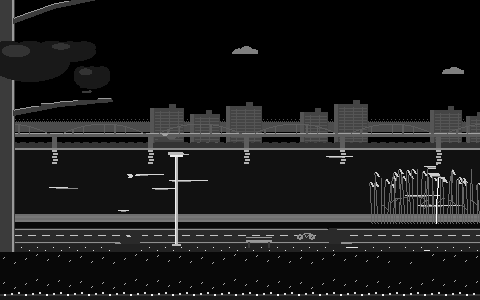
#> input picture game/assets/habitats/urban_river_park/landscape/index.png, 480 x 300 px, found by its file name
$ python make_ground.py
#> lines starting #> are read from the running program, lines starting #| are printed output that depends on the picture
#!/usr/bin/env python3
"""발밑 바닥 그림 만들기 (임시): 벌마다 장면 바로 아래로 이어지는 땅을 색 번호로 그린다.

가방 메뉴를 열면 공원이 위로 빠지면서 발밑 바닥이 따라 올라온다(결정 기록 2026-10-22, 가방 메뉴 작업 기준).
디자인 시안에는 폰 화면 하나 분량의 바닥만 있어서, 디자인 세션이 벌마다 바닥을 그려 주기 전까지 이 도구로 만든다.
도시 하천 공원은 풀밭에 풀 자국, 조약돌, 낙엽, 꽃잎을 흩뿌린다(시안의 바닥과 같은 재료, 장면 색표의 색 번호).

출력: game/assets/habitats/<서식지>/<벌>/ground_index.png (장면과 같은 크기, 칸마다 색 번호)
이어서 tools/bake_palettes.py가 색표마다 ground_<색표>.png와 흐린 ground_blur_<색표>.png를 굽는다.

사용법: python3 tools/make_ground.py
"""
import zlib
from pathlib import Path

import numpy as np
from PIL import Image

ROOT = Path(__file__).resolve().parent.parent
HABITAT = ROOT / "game" / "assets" / "habitats" / "urban_river_park"
SETS = ("portrait", "square", "landscape")

GRASS = 1          # 풀밭
MARK = 20          # 풀 자국 (조금 진한 풀색)
TUFT = 6           # 밝은 풀포기
PEBBLE = 27        # 조약돌
PEBBLE_SHADE = 13  # 조약돌 아랫면
LEAVES = (18, 12)  # 낙엽 (갈색, 올리브 갈색)
PETAL = 26         # 꽃잎 (분홍)


def ground(w: int, h: int, seed: int) -> np.ndarray:
    rng = np.random.default_rng(seed)
    g = np.full((h, w), GRASS, np.uint8)

    def put(y, x, v):
        if 0 <= y < h and 0 <= x < w:
            g[y, x] = v

    area = w * h

    def row() -> int:
        # 장면과 맞닿는 위쪽은 장면 풀밭처럼 성기게, 60줄쯤 내려가면 바닥 밀도가 된다
        while True:
            y = int(rng.integers(h))
            if rng.random() < min(1.0, 0.35 + y / 90.0):
                return y

    for _ in range(area // 150):          # 풀 자국: 두 칸짜리 빗금이나 세로줄
        y, x = row(), int(rng.integers(w))
        kind = rng.integers(3)
        put(y, x, MARK)
        if kind == 0:
            put(y - 1, x + 1, MARK)
        elif kind == 1:
            put(y - 1, x - 1, MARK)
        else:
            put(y - 1, x, MARK)
    for _ in range(area // 900):          # 밝은 풀포기: 'V' 모양 세 칸
        y, x = row(), int(rng.integers(w))
        put(y, x, TUFT)
        put(y - 1, x - 1, TUFT)
        put(y - 1, x + 1, TUFT)
    for _ in range(area // 1100):         # 조약돌: 두세 칸, 아랫면이 조금 어둡다
        y, x = row(), int(rng.integers(w))
        n = int(rng.integers(2, 4))
        for i in range(n):
            put(y, x + i, PEBBLE)
            put(y + 1, x + i, PEBBLE_SHADE)
    for _ in range(area // 1300):         # 낙엽: 한두 칸
        y, x = row(), int(rng.integers(w))
        c = int(LEAVES[int(rng.integers(len(LEAVES)))])
        put(y, x, c)
        if rng.random() < 0.6:
            put(y, x + 1, c)
    for _ in range(area // 1600):         # 꽃잎: 한 칸
        put(row(), int(rng.integers(w)), PETAL)
    return g


def main() -> None:
    for s in SETS:
        folder = HABITAT / s
        if not (folder / "index.png").exists():
            continue
        w, h = Image.open(folder / "index.png").size
#> w = 480; h = 300
        img = ground(w, h, zlib.crc32(s.encode()))
#> in ground, `g = np.full((h, w), GRASS, np.uint8)`: g: shape (300, 480); every value is 1
#> in ground, `area = w * h`: area = 144000
#> the loop in ground, `for _ in range(area // 150):` made 960 passes
#> the loop in ground, `for _ in range(area // 900):          # 밝은 풀포기: 'V' 모양 세 칸` made 160 passes
#> the loop in ground, `for _ in range(area // 1100):` made 130 passes
#> the loop in ground, `for _ in range(area // 1300):` made 110 passes
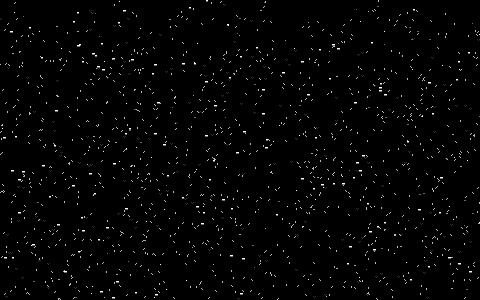
#> img: shape (300, 480); min 1, max 27, mean 1.4; drawn with min black and max white
        Image.fromarray(img, "L").save(folder / "ground_index.png")
        print(f"{s}: 발밑 바닥 {w}×{h}칸")
#| portrait: 발밑 바닥 480×300칸


if __name__ == "__main__":
    main()
